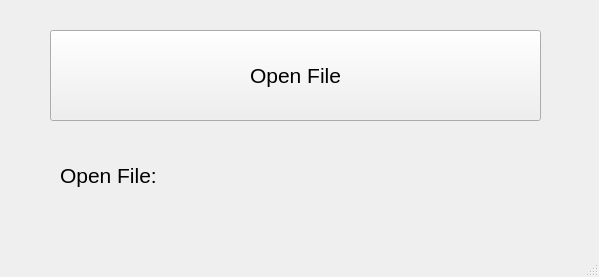
<?xml version="1.0" encoding="UTF-8"?>
<ui version="4.0">
 <class>MainWindow</class>
 <widget class="QMainWindow" name="MainWindow">
  <property name="geometry">
   <rect>
    <x>0</x>
    <y>0</y>
    <width>599</width>
    <height>277</height>
   </rect>
  </property>
  <property name="windowTitle">
   <string>MainWindow</string>
  </property>
  <widget class="QWidget" name="centralwidget">
   <widget class="QPushButton" name="pushButton">
    <property name="geometry">
     <rect>
      <x>50</x>
      <y>30</y>
      <width>491</width>
      <height>91</height>
     </rect>
    </property>
    <property name="font">
     <font>
      <pointsize>16</pointsize>
     </font>
    </property>
    <property name="text">
     <string>Open File</string>
    </property>
   </widget>
   <widget class="QLabel" name="label">
    <property name="geometry">
     <rect>
      <x>60</x>
      <y>140</y>
      <width>471</width>
      <height>71</height>
     </rect>
    </property>
    <property name="font">
     <font>
      <pointsize>16</pointsize>
     </font>
    </property>
    <property name="text">
     <string>Open File:</string>
    </property>
   </widget>
  </widget>
  <widget class="QMenuBar" name="menubar">
   <property name="geometry">
    <rect>
     <x>0</x>
     <y>0</y>
     <width>599</width>
     <height>26</height>
    </rect>
   </property>
  </widget>
  <widget class="QStatusBar" name="statusbar"/>
 </widget>
 <resources/>
 <connections/>
</ui>
